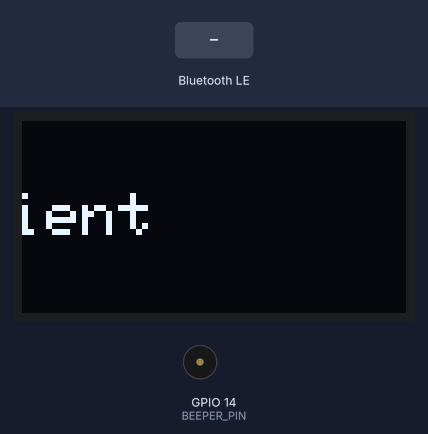
Bench run of a sketch on a simulated ESP32. Parts: 128×64 one-colour display, buzzer (waves = sounding). Inputs (shaded band) come from the test bench. Nothing arrives over Bluetooth unless stated; a phone connects over Bluetooth LE 3 s after start.

Above: at 1.6 s.
3.1 s: Bluetooth LE write "||" received
At 3.8 s:
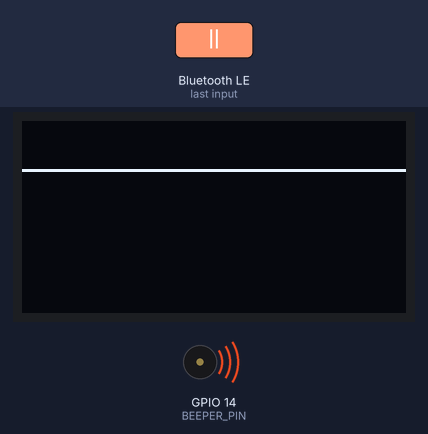
6.1 s: Bluetooth LE write "1" received
At 8.5 s:
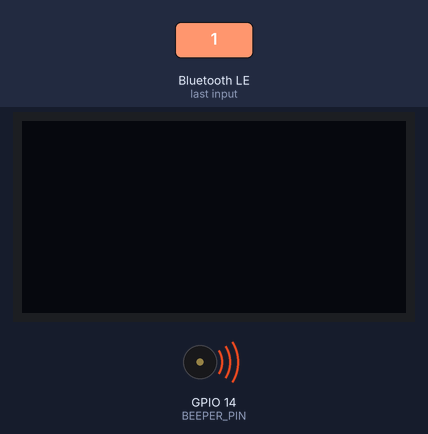
Timing chart, 0 to 14.8 s (numbered marks = the images above; inputs shaded):
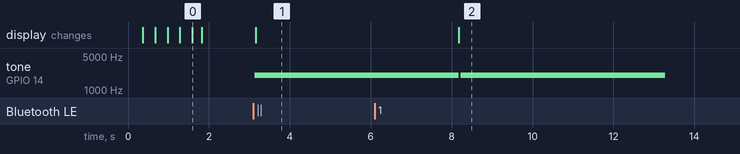

The sketch:

ESPNotification-Arduino.ino
```cpp
#define ADAFRUIT_ASCII96 0

#include <BLEDevice.h>
#include <BLEServer.h>
#include <BLEUtils.h>
#include <BLE2902.h>
#include <Wire.h>
#include <Adafruit_GFX.h>
#include <Adafruit_SSD1306.h>

#define SCREEN_WIDTH 128
#define SCREEN_HEIGHT 64
#define OLED_RESET    -1
#define SCREEN_ADDRESS 0x3C

Adafruit_SSD1306 display(SCREEN_WIDTH, SCREEN_HEIGHT, &Wire, OLED_RESET);

BLEServer *pServer = NULL;
BLECharacteristic *pTxCharacteristic;
bool deviceConnected = false;
bool oldDeviceConnected = false;
uint8_t txValue = 0;

unsigned long lastNotifyTime = 0;
const unsigned long notifyInterval = 100;

#define SERVICE_UUID           "6E400001-B5A3-F393-E0A9-E50E24DCCA9E"
#define CHARACTERISTIC_UUID_RX "6E400002-B5A3-F393-E0A9-E50E24DCCA9E"
#define CHARACTERISTIC_UUID_TX "6E400003-B5A3-F393-E0A9-E50E24DCCA9E"

#define BEEPER_PIN  14

class MyServerCallbacks : public BLEServerCallbacks {
  void onConnect(BLEServer *pServer) {
    deviceConnected = true;
  };

  void onDisconnect(BLEServer *pServer) {
    deviceConnected = false;
  }
};

class MyCallbacks : public BLECharacteristicCallbacks {
  void onWrite(BLECharacteristic *pCharacteristic) {
    String rxValue = pCharacteristic->getValue();

    if (rxValue.length() > 0) {
      displayText(rxValue, 1, 5000);
    }
  }

  String* splitString(String inputString) {
    static String parts[3];
    int firstSep = inputString.indexOf("||");
    int secondSep = inputString.indexOf("||", firstSep + 2);
    if (firstSep != -1 && secondSep != -1) {
      parts[0] = inputString.substring(0, firstSep);
      parts[1] = inputString.substring(firstSep + 2, secondSep);
      parts[2] = inputString.substring(secondSep + 2);
    } else {
      parts[0] = parts[1] = parts[2] = "";
    }
    return parts;
  }

  String wordWrap(String text, int maxWidth) {
    String result = "";
    String currentLine = "";
    int16_t x1, y1;
    uint16_t w, h;

    int start = 0;
    int spaceIndex = text.indexOf(' ', start);
    while (spaceIndex != -1) {
      String word = text.substring(start, spaceIndex);
      if (currentLine.length() == 0) {
        display.getTextBounds(word.c_str(), 0, 0, &x1, &y1, &w, &h);
        if (w > maxWidth) {
          for (int i = 0; i < word.length(); i++) {
            String testWord = currentLine + word.charAt(i);
            display.getTextBounds(testWord.c_str(), 0, 0, &x1, &y1, &w, &h);
            if (w > maxWidth) {
              result += currentLine + "\n";
              currentLine = "";
              currentLine += word.charAt(i);
            } else {
              currentLine += word.charAt(i);
            }
          }
        } else {
          currentLine = word;
        }
      }
      else {
        String testLine = currentLine + " " + word;
        display.getTextBounds(testLine.c_str(), 0, 0, &x1, &y1, &w, &h);
        if (w > maxWidth) {
          result += currentLine + "\n";
          currentLine = word;
        } else {
          currentLine = testLine;
        }
      }
      start = spaceIndex + 1;
      spaceIndex = text.indexOf(' ', start);
    }
    String remaining = text.substring(start);
    if (remaining.length() > 0) {
      if (currentLine.length() > 0) {
        String testLine = currentLine + " " + remaining;
        display.getTextBounds(testLine.c_str(), 0, 0, &x1, &y1, &w, &h);
        if (w > maxWidth) {
          result += currentLine + "\n" + remaining;
        } else {
          result += testLine;
        }
      } else {
        result += remaining;
      }
    } else {
      result += currentLine;
    }
    return result;
  }

  void displayText(String text, int textsize, int displayTime) {
    tone(BEEPER_PIN, 2000, 100);

    String* stringParts = splitString(text);

    if(stringParts[0] == "" && stringParts[2] != "") {
      // if splitParts[0] is empty it is a information message from the NotificationListener App itself

      scrollText(stringParts[2], 5, 2);
    } else {
      // actual notification

      blockText(stringParts, textsize, displayTime);
    }
  }

  void blockText(String* stringParts, int textsize, int displayTime) {
      display.clearDisplay();
      display.setTextSize(textsize);
      display.setTextColor(SSD1306_WHITE);
      display.setCursor(0, 0);
      display.setTextWrap(false);

      display.println(stringParts[0]);
      display.println(stringParts[1]);

      int lineY = display.getCursorY();
      display.drawLine(0, lineY, display.width() - 1, lineY, SSD1306_WHITE);
      display.println();

      String wrappedThird = wordWrap(stringParts[2], display.width());
      display.println(wrappedThird);

      display.display();
      delay(displayTime);

      display.clearDisplay();
      display.display();
  }

  void scrollText(String text, int scrollspeed, int textsize) {
    display.setTextSize(textsize);
    display.setTextColor(SSD1306_WHITE);
    display.setTextWrap(false);

    int textWidth = text.length() * 6 * textsize;
    int y = (SCREEN_HEIGHT - (8 * textsize)) / 2;

    for (int x = SCREEN_WIDTH; x > -textWidth; x=x-scrollspeed) {
      display.clearDisplay();
      display.setCursor(x, y);
      display.print(text);
      display.display();
    }

    display.clearDisplay();
    display.display();
  }
};

void setup() {
  Serial.begin(115200);
  Wire.begin(6, 7);

  if (!display.begin(SSD1306_SWITCHCAPVCC, SCREEN_ADDRESS)) {
    Serial.println(F("SSD1306 allocation failed"));
    for (;;) ;
  }
  display.cp437(true);
  display.clearDisplay();

  BLEDevice::init("ESP32 Notification Display");

  pServer = BLEDevice::createServer();
  pServer->setCallbacks(new MyServerCallbacks());
  BLEService *pService = pServer->createService(SERVICE_UUID);
  pTxCharacteristic = pService->createCharacteristic(CHARACTERISTIC_UUID_TX, BLECharacteristic::PROPERTY_NOTIFY);
  pTxCharacteristic->addDescriptor(new BLE2902());
  BLECharacteristic *pRxCharacteristic = pService->createCharacteristic(CHARACTERISTIC_UUID_RX, BLECharacteristic::PROPERTY_WRITE);
  pRxCharacteristic->setCallbacks(new MyCallbacks());
  pService->start();
  pServer->getAdvertising()->start();

  scrollText("Waiting for client", 5, 2);
}

void loop() {

  if (deviceConnected && (millis() - lastNotifyTime >= notifyInterval)) {
    pTxCharacteristic->setValue(&txValue, 1);
    pTxCharacteristic->notify();
    txValue++;
    lastNotifyTime = millis();
  }

  // disconnecting
  if (!deviceConnected && oldDeviceConnected) {
    delay(500);
    pServer->startAdvertising();
    scrollText("start advertising", 5, 2);
    oldDeviceConnected = deviceConnected;
  }

  // connecting
  if (deviceConnected && !oldDeviceConnected) {
    oldDeviceConnected = deviceConnected;
  }
}

void scrollText(String text, int scrollspeed, int textsize) {
  display.setTextSize(textsize);
  display.setTextColor(SSD1306_WHITE);
  display.setTextWrap(false);

  int textWidth = text.length() * 6 * textsize;
  int y = (SCREEN_HEIGHT - (8 * textsize)) / 2;

  for (int x = SCREEN_WIDTH; x > -textWidth; x=x-scrollspeed) {
    display.clearDisplay();
    display.setCursor(x, y);
    display.print(text);
    display.display();
  }

  display.clearDisplay();
  display.display();
}
```

Measured:
- after the input at 3.1 s, tone on GPIO 14 (BEEPER_PIN): silent → 2000 Hz at once; the display: changes after 0.06 s (image 1)
